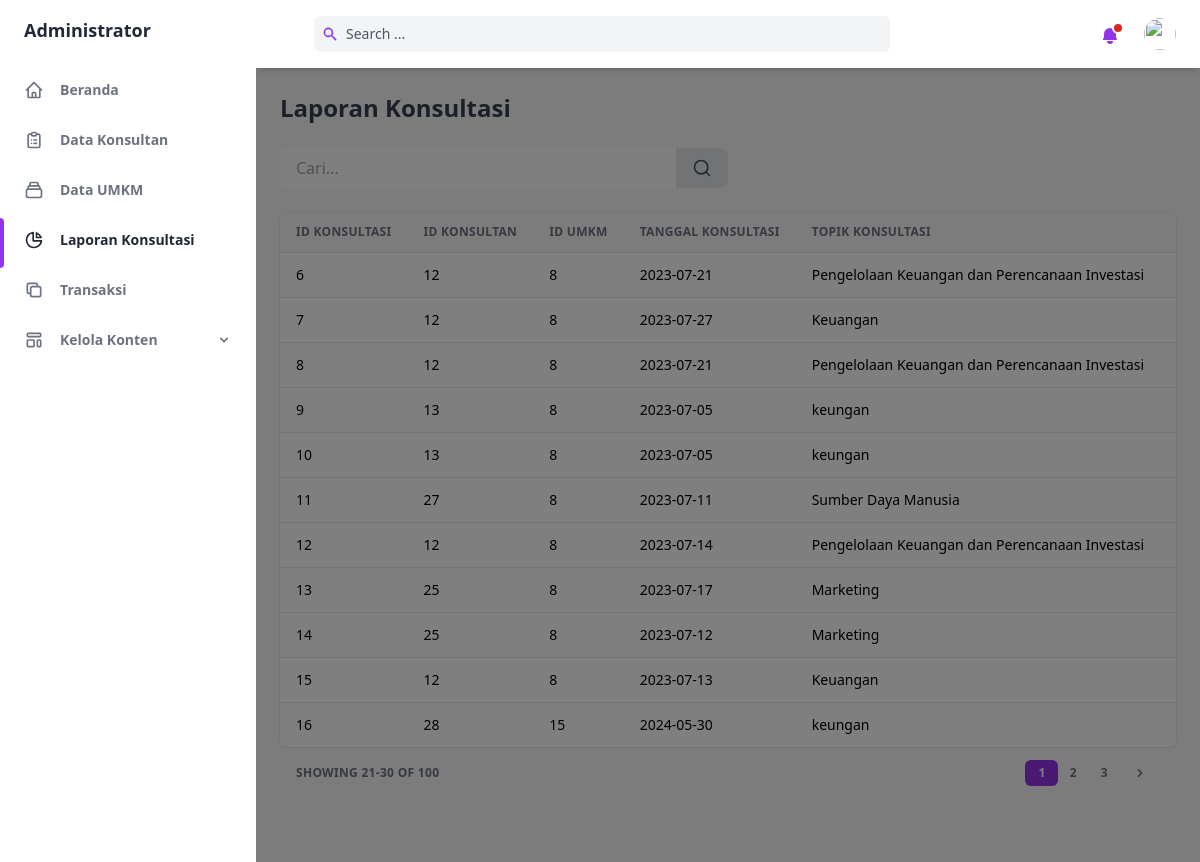
Screenshot of /public/admin/laporankonsultasi.php with the database file from the repository.
### tables this page shows
CREATE TABLE `konsultasi` (
  `id_konsultasi` int(11) NOT NULL,
  `id_konsultan` int(11) DEFAULT NULL,
  `id_umkm` int(11) DEFAULT NULL,
  `tanggal_konsultasi` date DEFAULT NULL,
  `topik_konsultasi` varchar(255) DEFAULT NULL,
  `durasi_konsultasi` time DEFAULT NULL,
  `hasil_konsultasi` text DEFAULT NULL,
  `status_konsultasi` varchar(50) DEFAULT NULL,
  `catatan` text DEFAULT NULL,
  `rating` decimal(2,1) DEFAULT NULL,
  `tanggal_rating` date DEFAULT NULL,
  `komentar` text DEFAULT NULL,
  `jam_konsultasi` time NOT NULL,
  `tempat_konsultasi` text NOT NULL
);

### public/admin/laporankonsultasi.php (the view, shortened to what the rows shown need)
<?php
require '../../function/functions.php';
?>
<!DOCTYPE html>
<html :class="{ 'theme-dark': dark }" x-data="data()" lang="en">
  <head>
  <script src="https://cdn.tailwindcss.com"></script>
<link rel="stylesheet" href="https://cdn.jsdelivr.net/npm/charts.css/dist/charts.min.css">
    <link rel="stylesheet" href="./assets/css/tailwind.output.css" />
    <link
      rel="stylesheet"
      href="https://cdnjs.cloudflare.com/ajax/libs/Chart.js/2.9.3/Chart.min.css"
    />
  </head>
  <body>
    <div
      class="flex h-screen bg-gray-50 dark:bg-gray-900"
      :class="{ 'overflow-hidden': isSideMenuOpen}"
    >
      <div class="flex flex-col flex-1">
        <main class="h-full pb-16 overflow-y-auto">
        	<div class="container px-6 mx-auto grid">
        		<h2 class="my-6 text-2xl font-semibold text-gray-700 dark:text-gray-200">
        			Laporan Konsultasi
        		</h2>
        		<br>
        		<div class="w-full overflow-hidden rounded-lg shadow-xs">
        			<div class="w-full overflow-x-auto">
        				<table class="w-full whitespace-no-wrap">
        					<thead>
        						<tr class="text-xs font-semibold tracking-wide text-left text-gray-500 uppercase border-b dark:border-gray-700 bg-gray-50 dark:text-gray-400 dark:bg-gray-800">
        							<th class="px-4 py-3">ID Konsultasi</th>
        							<th class="px-4 py-3">ID Konsultan</th>
        							<th class="px-4 py-3">ID UMKM</th>
        							<th class="px-4 py-3">Tanggal Konsultasi</th>
        							<th class="px-4 py-3">Topik Konsultasi</th>
        							<th class="px-4 py-3">Durasi Konsultasi</th>
        						</tr>
        					</thead>
        					<tbody class="bg-white divide-y dark:divide-gray-700 dark:bg-gray-800">
        						<?php
              if (isset($_POST["cari"])) {
                  $cari = $_POST["keyword"];
                  $_SESSION["keyword"] = $cari;
              } else {
                  $cari = "";
              }
              if (isset($_POST["cari"])) {
                  $cari = $_POST["keyword"];
                  $_SESSION["keyword"] = $cari;
              } else {
                  $cari = "";
              }
              $sql = "SELECT * FROM konsultasi WHERE id_konsultan LIKE '%$cari%' OR id_umkm LIKE '%$cari%' OR tanggal_konsultasi LIKE '%$cari%' OR topik_konsultasi LIKE '%$cari%' OR status_konsultasi LIKE '%$cari%' OR rating LIKE '%$cari%' OR komentar LIKE '%$cari%' OR jam_konsultasi LIKE '%$cari%' OR tempat_konsultasi LIKE '%$cari%'";
              $result = $conn->query($sql);
              if ($result->num_rows > 0) {
                  while ($konsultasi = $result->fetch_assoc()) {
                      echo "<tr>";
                      echo "<td class='px-4 py-3 text-sm'>" .
                          $konsultasi["id_konsultasi"] .
                          "</td>";
                      echo "<td class='px-4 py-3 text-sm'>" .
                          $konsultasi["id_konsultan"] .
                          "</td>";
                      echo "<td class='px-4 py-3 text-sm'>" .
                          $konsultasi["id_umkm"] .
                          "</td>";
                      echo "<td class='px-4 py-3 text-sm'>" .
                          $konsultasi["tanggal_konsultasi"] .
                          "</td>";
                      echo "<td class='px-4 py-3 text-sm'>" .
                          $konsultasi["topik_konsultasi"] .
                          "</td>";
                      echo "<td class='px-4 py-3 text-sm'>" .
                          $konsultasi["durasi_konsultasi"] .
                          "</td>";
                      echo "</tr>";
                  }
              } else {
                  echo "<tr><td colspan='12'>Tidak ada data konsultasi</td></tr>";
              }
              ?>
        					</tbody>
        				</table>
        			</div>
        		</div>
        	</div>
        </main>
      </div>
    </div>
  </body>
</html>

### rows the page displays
konsultasi: id_konsultasi "6", id_konsultan "12", id_umkm "8", tanggal_konsultasi "2023-07-21", topik_konsultasi "Pengelolaan Keuangan dan Perencanaan Investasi"
konsultasi: id_konsultasi "7", id_konsultan "12", id_umkm "8", tanggal_konsultasi "2023-07-27", topik_konsultasi "Keuangan"
konsultasi: id_konsultasi "8", id_konsultan "12", id_umkm "8", tanggal_konsultasi "2023-07-21", topik_konsultasi "Pengelolaan Keuangan dan Perencanaan Investasi"
konsultasi: id_konsultasi "9", id_konsultan "13", id_umkm "8", tanggal_konsultasi "2023-07-05", topik_konsultasi "keungan"
konsultasi: id_konsultasi "10", id_konsultan "13", id_umkm "8", tanggal_konsultasi "2023-07-05", topik_konsultasi "keungan"
konsultasi: id_konsultasi "11", id_konsultan "27", id_umkm "8", tanggal_konsultasi "2023-07-11", topik_konsultasi "Sumber Daya Manusia"
konsultasi: id_konsultasi "12", id_konsultan "12", id_umkm "8", tanggal_konsultasi "2023-07-14", topik_konsultasi "Pengelolaan Keuangan dan Perencanaan Investasi"
konsultasi: id_konsultasi "13", id_konsultan "25", id_umkm "8", tanggal_konsultasi "2023-07-17", topik_konsultasi "Marketing"
konsultasi: id_konsultasi "14", id_konsultan "25", id_umkm "8", tanggal_konsultasi "2023-07-12", topik_konsultasi "Marketing"
konsultasi: id_konsultasi "15", id_konsultan "12", id_umkm "8", tanggal_konsultasi "2023-07-13", topik_konsultasi "Keuangan"
konsultasi: id_konsultasi "16", id_konsultan "28", id_umkm "15", tanggal_konsultasi "2024-05-30", topik_konsultasi "keungan"
